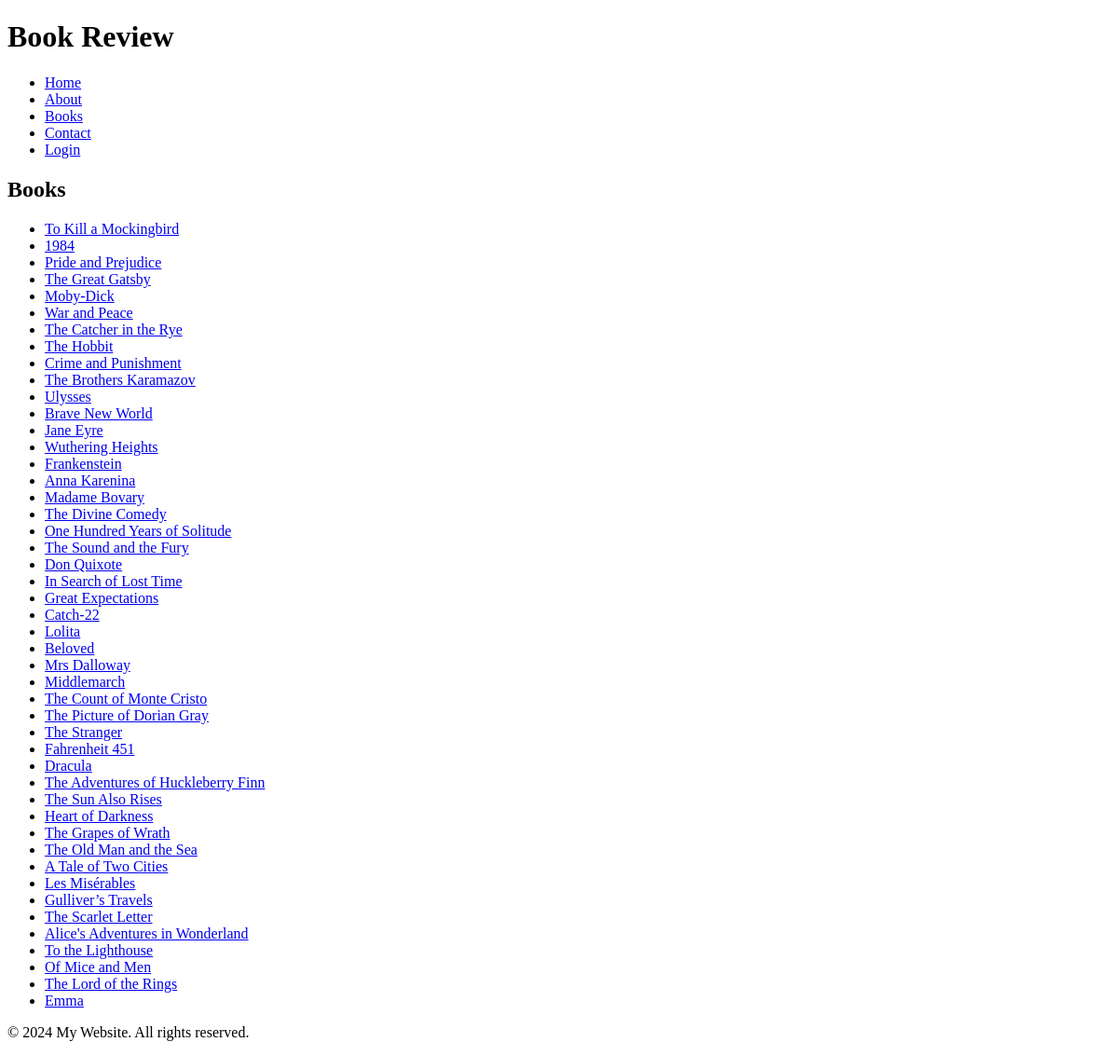
Before: /books with the older database file.
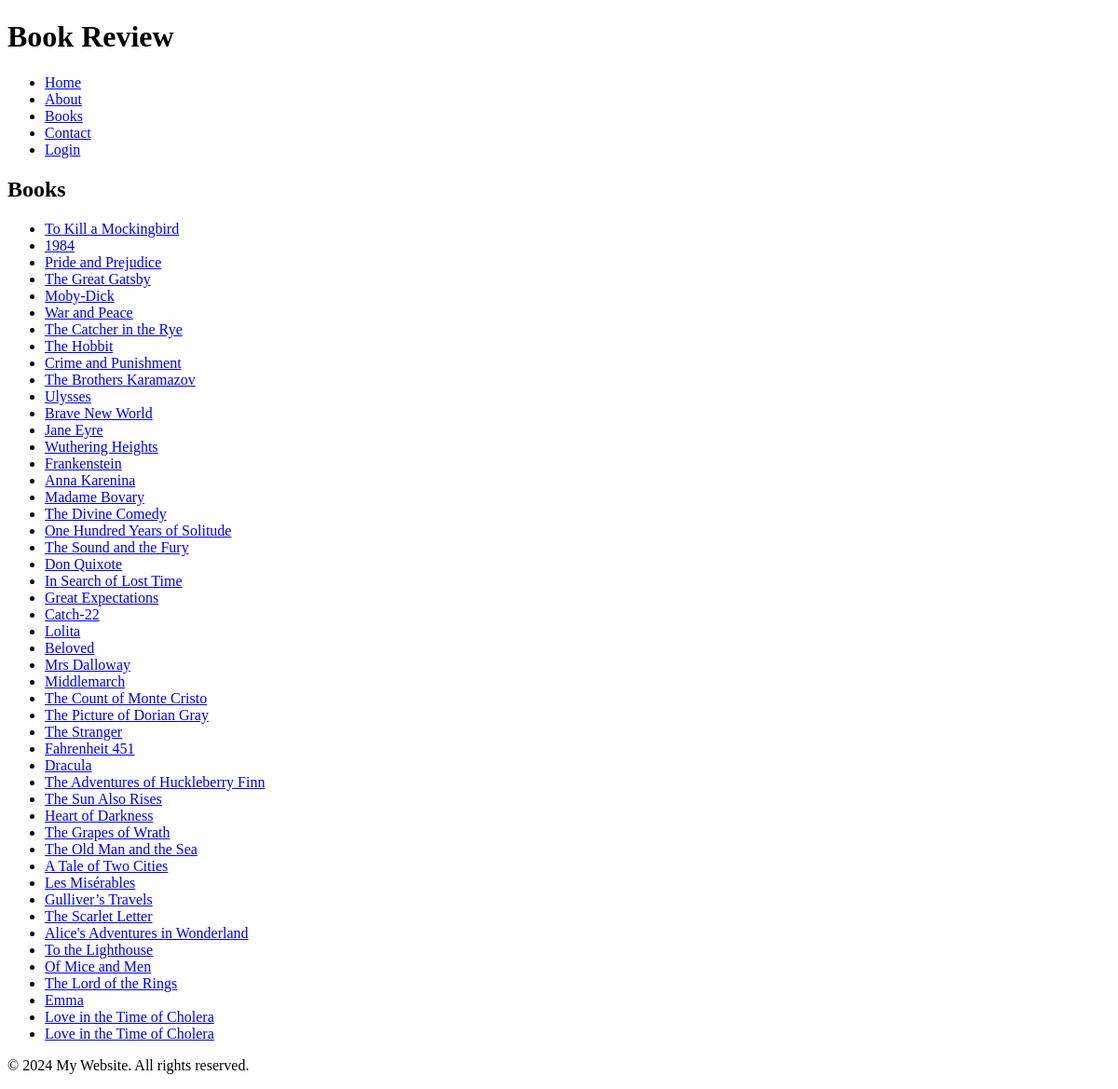
After: the same page with the newer database file.
### models.py (models this page shows)
class Book(db.Model):
    __tablename__ = 'books'
    book_id = db.Column(db.Integer, primary_key=True)
    title = db.Column(db.String(255), nullable=False)
    author = db.Column(db.String(255), nullable=False)
    published_date = db.Column(db.Date)
    isbn = db.Column(db.String(13), unique=True)
    summary = db.Column(db.Text)
    cover_image_url = db.Column(db.String(255))
    created_at = db.Column(db.DateTime, default=datetime.utcnow)
    reviews = db.relationship('Review', backref='book', lazy=True)
    categories = db.relationship('BookCategory', backref='book', lazy=True)

### app.py (the view)
@app.route('/books')
def books():
    all_books = Book.query.all()
    return render_template('books.html', books=all_books)

### app.py (called while the page is built)
@app.context_processor
def inject_current_year():
    return {'current_year': datetime.now().year}

### templates/books.html
{% extends "base.html" %}
{% block content %}
<h2>Books</h2>
<ul>
    {% for book in books %}
        <li><a href="{{ url_for('book_detail', book_id=book.book_id) }}">{{ book.title }}</a></li>
    {% endfor %}
</ul>
{% endblock %}

Changed rows visible on the page:
added Book: title "Love in the Time of Cholera"
added Book: title "Love in the Time of Cholera"
